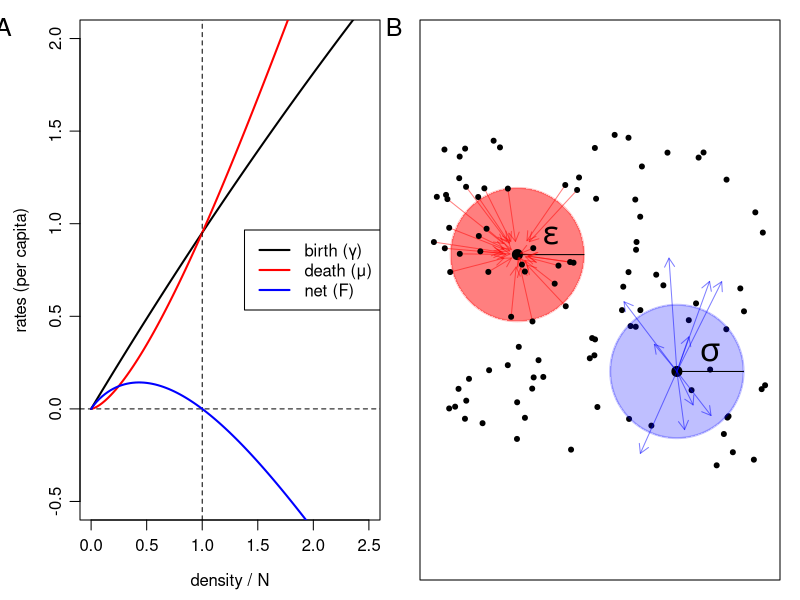

The R script that drew this image:


##########
# diagram of continuous-space model

draw_circle <- function (xy, r, radius_label, ...) {
    xy <- unlist(xy)
    theta <- seq(0, 2*pi, length.out=101)
    polygon(xy[1] + r * cos(theta),
            xy[2] + r * sin(theta), ...)
    if (!missing(radius_label)) {
        segments(x0=xy[1], y0=xy[2], x1=xy[1] + r)
        text(xy[1] + r/2, xy[2], labels=radius_label, pos=3, cex=2)
    }
}

set.seed(30)
N <- 100
epsilon <- 0.2
sigma <- 0.2
H <- 1
W <- 1
xy <- data.frame(
            x=W * (runif(N) - 0.5),
            y=H * (runif(N) - 0.5)
        )

xy <- xy[order(xy$x^2 + xy$y^2),]

cairo_pdf(file="conceptual_figure.pdf", width=6, height=3, pointsize=10)
layout(t(1:2))
# gamma, mu
par(mar=c(4,4,1,1), mgp=c(2.5, 0.75, 0))
    f <- function (x, dt=0.1) { (1 - exp(-dt * x))/dt }
    curve(f(x), lwd=2,
          xlim=c(0, 2.5),
          ylim=c(-0.5, 2),
          xlab='density / N',
          ylab='rates (per capita)'
    )
    theta <- 0.5
    curve(f(x^(1+theta)), col='red', lwd=2, add=TRUE)
    abline(v=1, lty=2)
    abline(h=0, lty=2)
    legend("right", lwd=2, lty=1, col=c('black', 'red', 'blue'),
           legend=c("birth (γ)", "death (μ)", "net (F)"))
    curve(f(x) - f(x^(1+theta)), lwd=2, col='blue', add=TRUE)
mtext("A", adj=-0.3, line=-1, cex=1.5)

# circles
par(mar=c(1,1,1,1))
    k <- 29
        plot(xy$x, xy$y, type='n',
             xlim=c(-1, 1) * W/2, ylim=c(-1, 1) * H/2,
             asp=1, xaxt='n', xlab='', yaxt='n', ylab='')
        draw_circle(xy[k,], epsilon, col=adjustcolor("red", 0.5), lwd=2, radius_label=expression(epsilon),
                    border=adjustcolor('red', 0.25))
        points(xy[k,1], xy[k,2], cex=2, pch=20)
        in_circle <- setdiff(which((xy$x - xy[k,1])^2 + (xy$y - xy[k,2])^2 < 1.8 * epsilon^2), k)
        arrows(x0=xy$x[in_circle], y0=xy$y[in_circle],
               x1=0.8 * xy[k,1] + 0.2 * xy$x[in_circle],
               y1=0.8 * xy[k,2] + 0.2 * xy$y[in_circle],
               col=adjustcolor('red', 0.5), lwd=1,
               length=0.1
        )
        points(xy$x, xy$y, pch=20)
    k <- 34
        n <- 12
        draw_circle(xy[k,], sigma, col=adjustcolor("blue", 0.25), lwd=2, radius_label=expression(sigma),
                    border=adjustcolor('blue', 0.25))
        points(xy[k,1], xy[k,2], cex=2, pch=20)
        dd <- cbind(xy[k, 1] + rnorm(12, sd=sigma),
                    xy[k, 2] + rnorm(12, sd=sigma))
        dd <- dd[abs(dd[,1]) < W/2 & abs(dd[,2]) < H/2,]
        arrows(
            x0=xy[k,1], y0=xy[k,2],
            x1=dd[,1], y1= dd[,2],
            col=adjustcolor('blue', 0.5), lwd=1,
            length=0.1
        )
mtext("B", adj=-0.1, line=-1, cex=1.5)
dev.off()
